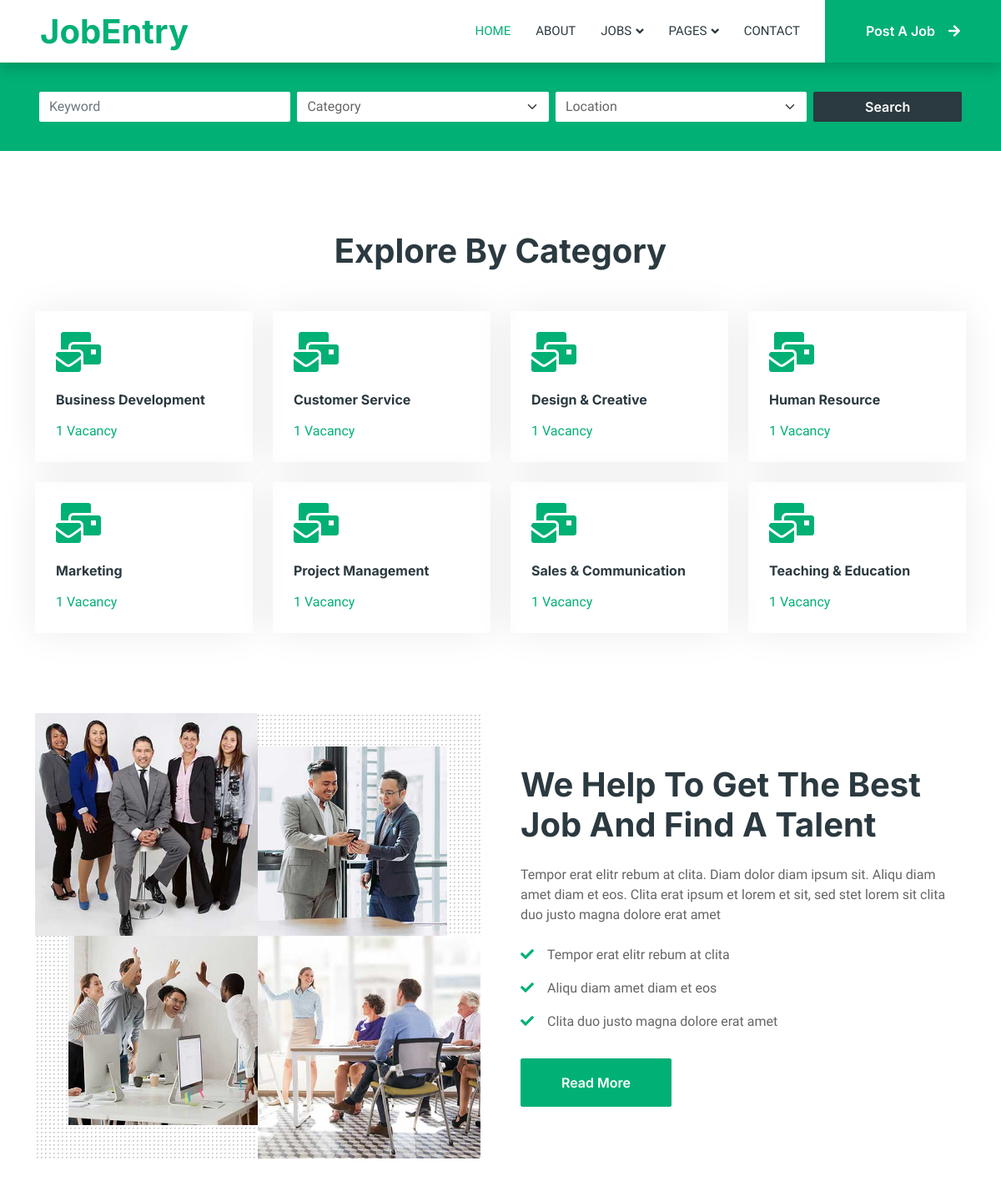
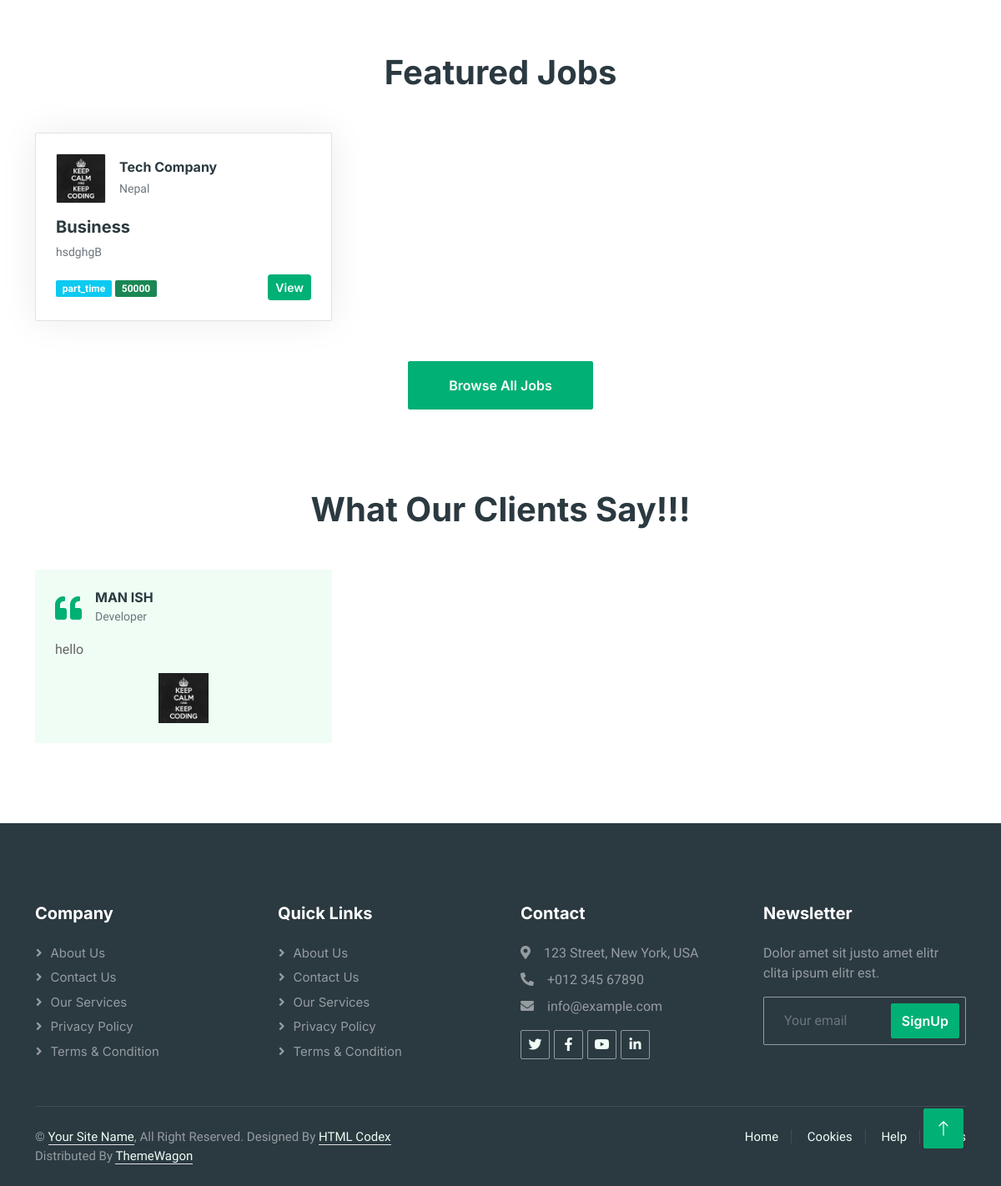
The page / on the database its author committed (2 pictures, top to bottom).
### jobportal/models.py (models this page shows, shortened)
class TimeStamp(models.Model):
    created_at=models.DateTimeField(auto_now_add=True)
    updated_at=models.DateTimeField(auto_now=True)
    class Meta:
        abstract=True

class Category(TimeStamp):
    name=models.CharField(max_length=100,unique=True)
    class Meta:
        ordering=["name"]
        verbose_name="category"
        verbose_name_plural="Categories"

class JobPost(TimeStamp):
    JOB_TYPE=(
        ("full_time","Full Time"),
        ("part_time","Part Time"),
        ("internship","Internship"),
        ("remote","Remote"),
    )
    title=models.CharField(max_length=140)
    logo=models.ImageField( upload_to="company_logo/",blank=False)
    location=models.CharField(max_length=150)
    job_type=models.CharField(max_length=100,choices=JOB_TYPE)
    salary=models.CharField(max_length=100,blank=True)
    description=models.TextField()
    responsibility=models.TextField()
    qualification=models.TextField()
    summary=models.TextField(blank=True)
    category=models.ForeignKey(Category,on_delete=models.CASCADE)
    company=models.ForeignKey(Company,on_delete=models.CASCADE)

class Company(TimeStamp):
    name=models.CharField(max_length=100)
    description=models.TextField(blank=True)
    website=models.URLField(blank=True)
    location=models.CharField(max_length=150)

class Testimonial(TimeStamp):
    message=models.TextField()
    image=models.ImageField(upload_to="client_image/",blank=False)
    name=models.CharField(max_length=20)
    profession=models.CharField(max_length=20)

### jobportal/views.py (the view)
# urls.py: path("",views.HomeView.as_view(),name="home"),
class HomeView(TemplateView):
    template_name = "jobportal/home.html"
    def get_context_data(self, **kwargs):
        context = super().get_context_data(**kwargs)
        context["categories"] = Category.objects.all()
        context["vacancy_count"]=JobPost.objects.count()
        context["featured_jobs"] = JobPost.objects.select_related(
            "company", "category"
        ).order_by("-created_at")[:6]
        context["testimonials"] = Testimonial.objects.order_by(
            "-created_at")[:3]
        context["companies"] = Company.objects.order_by("-created_at")[:6]
        return context

### templates/jobportal/home.html (shortened to what this page needs)
{% extends "jobportal/base.html" %}
{% block content %}
             {% include "jobportal/home/search.html" %}
             {% include "jobportal/home/category.html" %}
            {% include "jobportal/home/about.html" %}
            {% include "jobportal/home/jobs.html" %}
            {% include "jobportal/home/testimonial.html" %}
{% endblock content %}

### templates/jobportal/base.html (shortened to what this page needs)
{% load static %}
<!DOCTYPE html>
<html lang="en">
<head>
    <link href="https://cdnjs.cloudflare.com/ajax/libs/font-awesome/5.10.0/css/all.min.css" rel="stylesheet">
    <link href="https://cdn.jsdelivr.net/npm/bootstrap-icons@1.4.1/font/bootstrap-icons.css" rel="stylesheet">
    <link rel="stylesheet" href="{% static 'lib/owlcarousel/assets/owl.carousel.min.css' %}">
<link rel="stylesheet" href="{% static 'lib/owlcarousel/assets/owl.theme.default.min.css' %}">
    <link href="{% static 'css/bootstrap.min.css' %}" rel="stylesheet">
    <link href="{% static 'css/style.css' %}" rel="stylesheet">
</head>
<body>
    <div class="container-xxl bg-white p-0">
        <nav class="navbar navbar-expand-lg bg-white navbar-light shadow sticky-top p-0">
            <a href="index.html" class="navbar-brand d-flex align-items-center text-center py-0 px-4 px-lg-5">
                <h1 class="m-0 text-primary">JobEntry</h1>
            </a>
            <div class="collapse navbar-collapse" id="navbarCollapse">
                <div class="navbar-nav ms-auto p-4 p-lg-0">
                    <a href="index.html" class="nav-item nav-link active">Home</a>
                    <a href="about.html" class="nav-item nav-link">About</a>
                    <div class="nav-item dropdown">
                        <a href="#" class="nav-link dropdown-toggle" data-bs-toggle="dropdown">Jobs</a>
                    </div>
                    <div class="nav-item dropdown">
                        <a href="#" class="nav-link dropdown-toggle" data-bs-toggle="dropdown">Pages</a>
                    </div>
                    <a href="contact.html" class="nav-item nav-link">Contact</a>
                </div>
                <a href="" class="btn btn-primary rounded-0 py-4 px-lg-5 d-none d-lg-block">Post A Job<i class="fa fa-arrow-right ms-3"></i></a>
            </div>
        </nav>
        {% block content %}
        {% endblock %}
        <div class="container-fluid bg-dark text-white-50 footer pt-5 mt-5 wow fadeIn" data-wow-delay="0.1s">
            <div class="container py-5">
                <div class="row g-5">
                    <div class="col-lg-3 col-md-6">
                        <h5 class="text-white mb-4">Company</h5>
                        <a class="btn btn-link text-white-50" href="">About Us</a>
                        <a class="btn btn-link text-white-50" href="">Contact Us</a>
                        <a class="btn btn-link text-white-50" href="">Our Services</a>
                        <a class="btn btn-link text-white-50" href="">Privacy Policy</a>
                        <a class="btn btn-link text-white-50" href="">Terms & Condition</a>
                    </div>
                    <div class="col-lg-3 col-md-6">
                        <h5 class="text-white mb-4">Quick Links</h5>
                        <a class="btn btn-link text-white-50" href="">About Us</a>
                        <a class="btn btn-link text-white-50" href="">Contact Us</a>
                        <a class="btn btn-link text-white-50" href="">Our Services</a>
                        <a class="btn btn-link text-white-50" href="">Privacy Policy</a>
                        <a class="btn btn-link text-white-50" href="">Terms & Condition</a>
                    </div>
                    <div class="col-lg-3 col-md-6">
                        <h5 class="text-white mb-4">Contact</h5>
                        <p class="mb-2"><i class="fa fa-map-marker-alt me-3"></i>123 Street, New York, USA</p>
                        <p class="mb-2"><i class="fa fa-phone-alt me-3"></i>+012 345 67890</p>
                        <p class="mb-2"><i class="fa fa-envelope me-3"></i>info@example.com</p>
                        <div class="d-flex pt-2">
                            <a class="btn btn-outline-light btn-social" href=""><i class="fab fa-twitter"></i></a>
                            <a class="btn btn-outline-light btn-social" href=""><i class="fab fa-facebook-f"></i></a>
                            <a class="btn btn-outline-light btn-social" href=""><i class="fab fa-youtube"></i></a>
                            <a class="btn btn-outline-light btn-social" href=""><i class="fab fa-linkedin-in"></i></a>
                        </div>
                    </div>
                    <div class="col-lg-3 col-md-6">
                        <h5 class="text-white mb-4">Newsletter</h5>
                        <p>Dolor amet sit justo amet elitr clita ipsum elitr est.</p>
                        <div class="position-relative mx-auto" style="max-width: 400px;">
                            <input class="form-control bg-transparent w-100 py-3 ps-4 pe-5" type="text" placeholder="Your email">
                            <button type="button" class="btn btn-primary py-2 position-absolute top-0 end-0 mt-2 me-2">SignUp</button>
                        </div>
                    </div>
                </div>
            </div>
            <div class="container">
                <div class="copyright">
                    <div class="row">
                        <div class="col-md-6 text-center text-md-start mb-3 mb-md-0">
                            &copy; <a class="border-bottom" href="#">Your Site Name</a>, All Right Reserved.
							Designed By <a class="border-bottom" href="https://htmlcodex.com">HTML Codex</a>
                            </br>Distributed By <a class="border-bottom" href="https://themewagon.com" target="_blank">ThemeWagon</a>
                        </div>
                        <div class="col-md-6 text-center text-md-end">
                            <div class="footer-menu">
                                <a href="">Home</a>
                                <a href="">Cookies</a>
                                <a href="">Help</a>
                                <a href="">FQAs</a>
                            </div>
                        </div>
                    </div>
                </div>
            </div>
        </div>
        <a href="#" class="btn btn-lg btn-primary btn-lg-square back-to-top"><i class="bi bi-arrow-up"></i></a>
    </div>
</body>
</html>

### templates/jobportal/home/carousel.html (shortened to what this page needs)
 {% load static %}

### templates/jobportal/home/search.html (shortened to what this page needs)
{% load static %}
        <div class="container-fluid bg-primary mb-5 wow fadeIn" data-wow-delay="0.1s" style="padding: 35px;">
            <div class="container">
                <div class="row g-2">
                    <div class="col-md-10">
                        <div class="row g-2">
                            <div class="col-md-4">
                                <input type="text" class="form-control border-0" placeholder="Keyword" />
                            </div>
                            <div class="col-md-4">
                                <select class="form-select border-0">
                                    <option selected>Category</option>
                                </select>
                            </div>
                            <div class="col-md-4">
                                <select class="form-select border-0">
                                    <option selected>Location</option>
                                </select>
                            </div>
                        </div>
                    </div>
                    <div class="col-md-2">
                        <button class="btn btn-dark border-0 w-100">Search</button>
                    </div>
                </div>
            </div>
        </div>

### templates/jobportal/home/category.html
 {%  load static %}
 <div class="container-xxl py-5">
            <div class="container">
                <h1 class="text-center mb-5 wow fadeInUp" data-wow-delay="0.1s">Explore By Category</h1>
                <div class="row g-4">
                    {% for category in categories%}
                    <div class="col-lg-3 col-sm-6 wow fadeInUp" data-wow-delay="0.1s">
                        <a class="cat-item rounded p-4" href="category.html">
                            <i class="fa fa-3x fa-mail-bulk text-primary mb-4"></i>
                            <h6 class="mb-3">{{category.name}}</h6>
                            <p class="mb-0">{{vacancy_count}} Vacancy</p>
                        </a>
                    </div>
                   {% endfor %}
                </div>
            </div>
        </div>

### templates/jobportal/home/about.html
{% load static %}
        <div class="container-xxl py-5">
            <div class="container">
                <div class="row g-5 align-items-center">
                    <div class="col-lg-6 wow fadeIn" data-wow-delay="0.1s">
                        <div class="row g-0 about-bg rounded overflow-hidden">
                            <div class="col-6 text-start">
                                <img class="img-fluid w-100" src="{% static 'img/about-1.jpg' %}">
                            </div>
                            <div class="col-6 text-start">
                                <img class="img-fluid" src="{% static 'img/about-2.jpg' %}" style="width: 85%; margin-top: 15%;">
                            </div>
                            <div class="col-6 text-end">
                                <img class="img-fluid" src="{% static 'img/about-3.jpg' %}" style="width: 85%;">
                            </div>
                            <div class="col-6 text-end">
                                <img class="img-fluid w-100" src="{% static 'img/about-4.jpg' %}">
                            </div>
                        </div>
                    </div>
                    <div class="col-lg-6 wow fadeIn" data-wow-delay="0.5s">
                        <h1 class="mb-4">We Help To Get The Best Job And Find A Talent</h1>
                        <p class="mb-4">Tempor erat elitr rebum at clita. Diam dolor diam ipsum sit. Aliqu diam amet diam et eos. Clita erat ipsum et lorem et sit, sed stet lorem sit clita duo justo magna dolore erat amet</p>
                        <p><i class="fa fa-check text-primary me-3"></i>Tempor erat elitr rebum at clita</p>
                        <p><i class="fa fa-check text-primary me-3"></i>Aliqu diam amet diam et eos</p>
                        <p><i class="fa fa-check text-primary me-3"></i>Clita duo justo magna dolore erat amet</p>
                        <a class="btn btn-primary py-3 px-5 mt-3" href="">Read More</a>
                    </div>
                </div>
            </div>
        </div>

### templates/jobportal/home/Jobs.html
{% load static %}
        <div class="container-xxl py-5">
            <div class="container">
                <h1 class="text-center mb-5 wow fadeInUp" data-wow-delay="0.1s">Featured Jobs</h1>
                <div class="row g-4">
                        {% for job in featured_jobs %}
                    <div class="col-lg-4 col-md-6 wow fadeInUp" data-wow-delay="0.1s">
                        <div class="job-item p-4 border rounded h-100">
                            <div class="d-flex align-items-center mb-3">
                                <img class="flex-shrink-0 img-fluid border rounded" src="{{ job.logo.url }}" alt="" style="width: 60px; height: 60px; object-fit: cover;">
                                <div class="text-start ps-3 flex-grow-1">
                                    <h6 class="mb-1">{{job.company.name}}</h6>
                                    <small class="text-muted">{{job.company.location}}</small>
                                </div>
                            </div>
                            <h5 class="mb-2">{{job.title}}</h5>
                            <p class="text-muted small mb-3">{{job.description|truncatechars:50}}</p>
                            <div class="d-flex justify-content-between align-items-center">
                                <div>
                                    <span class="badge bg-info">{{job.job_type}}</span>
                                    <span class="badge bg-success">{{job.salary}}</span>
                                </div>
                                <a href="job-detail.html" class="btn btn-primary btn-sm">View</a>
                            </div>
                        </div>
                    </div>
                    {% endfor %}
                </div>
                <div class="text-center mt-5">
                    <a href="job-list.html" class="btn btn-primary py-3 px-5">Browse All Jobs</a>
                </div>
            </div>
        </div>

### templates/jobportal/home/testimonial.html
 {% load static %}
        <div class="container-xxl py-5 wow fadeInUp" data-wow-delay="0.1s">
            <div class="container">
                <h1 class="text-center mb-5">What Our Clients Say!!!</h1>
                {% for testimonial in testimonials %}
                <div class="row g-4">
                    <div class="col-md-6 col-lg-4 wow fadeInUp" data-wow-delay="0.2s">
                        <div class="testimonial-item bg-light rounded p-4 h-100">
                            <div class="d-flex align-items-center mb-3">
                                <i class="fa fa-quote-left fa-2x text-primary me-3"></i>
                                <div class="flex-grow-1">
                                    <h6 class="mb-0">{{testimonial.name}}</h6>
                                    <small class="text-muted">{{testimonial.profession}}</small>
                                </div>
                            </div>
                            <p class="mb-3">{{testimonial.message}}</p>
                            <div class="text-center">
                                <img class="" src="{{testimonial.image.url}}" alt="Mike Chen" style="width: 60px; height: 60px; object-fit: cover;">
                            </div>
                        </div>
                    </div>
                </div>
                {% endfor %}
            </div>
        </div>

### rows shown on the page
Category: name "Business Development", vacancy_count "1"
Category: name "Customer Service", vacancy_count "1"
Category: name "Design & Creative", vacancy_count "1"
Category: name "Human Resource", vacancy_count "1"
Category: name "Marketing", id "1"
Category: name "Project Management", vacancy_count "1"
Category: name "Sales & Communication", vacancy_count "1"
Category: name "Teaching & Education", vacancy_count "1"
JobPost: logo (picture), company.name "Tech Company", company.location "Nepal", title "Business", description "hsdghgB", job_type "part_time", salary "50000"
Testimonial: name "MAN ISH", profession "Developer", message "hello", image (picture)
